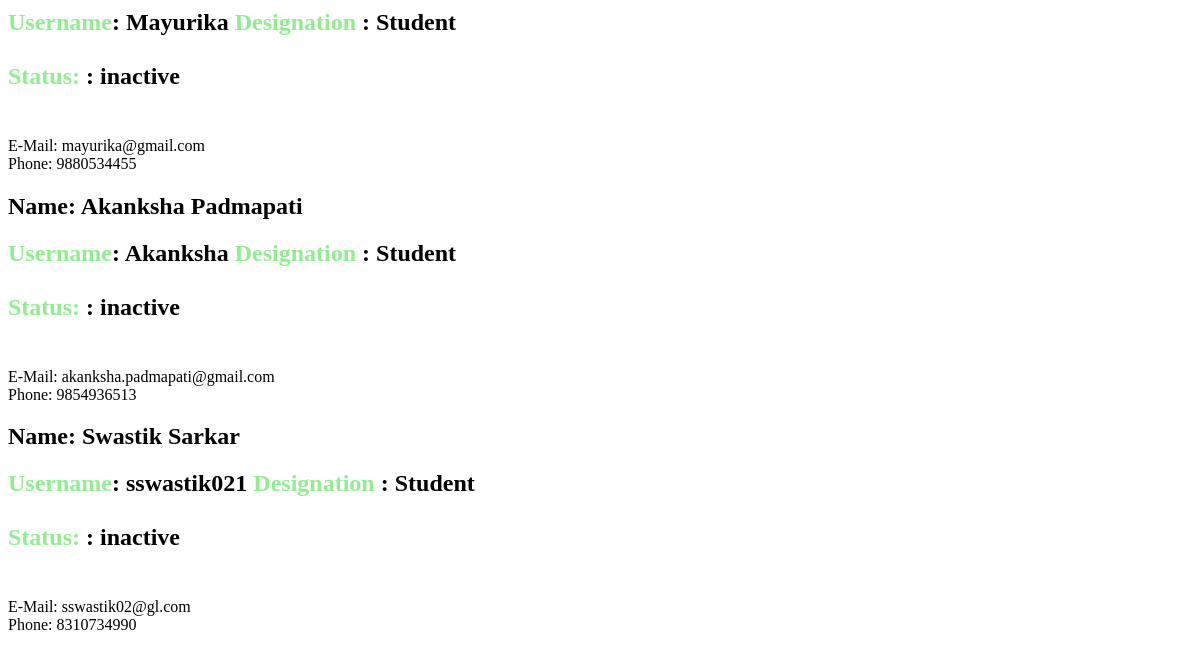
Page /list (lower part) on the earlier database version.
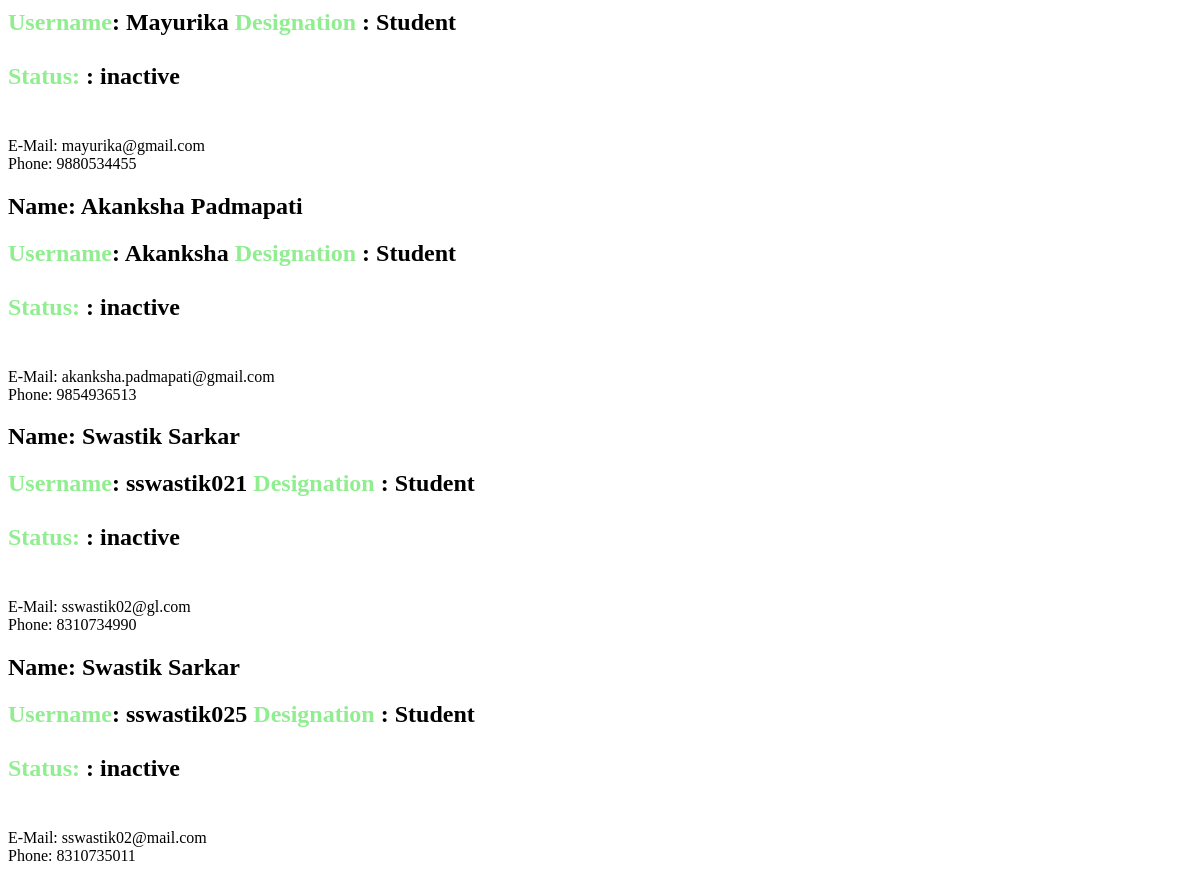
Same page on the later database version.
### member/models.py (models this page shows, shortened)
class  member (models.Model):
    first_name=models.CharField(max_length=50, help_text="First Name")
    last_name=models.CharField(max_length=50, help_text="Last Name")
    username=models.CharField(max_length=50,unique=True, help_text="Username")
    password=models.CharField(max_length=100,validators=[password_len_validator], help_text="Password")
    post=models.CharField(max_length=50,choices=post_choices,default='Student',verbose_name='Designation')
    mail=models.EmailField(max_length=100, unique=True, verbose_name="E-Mail")
    phone=models.IntegerField(validators=[phone_number_validator], unique=True, help_text="Phone No. (10 digits)")
    current=models.CharField(max_length=50,default="inactive")

### member/views.py (the view)
# urls.py: path('list', views.memberList, name="list"),
def memberList(request):
    members = member.objects.all()
    return render(request, 'memberList.html', {"members": members})

### member/templates/memberList.html (shortened to what this page needs)
 {% for member in members %}
    <h2>Name: {{member.first_name}} {{member.last_name}} <br> </h2>
    <h2><span style="color: lightgreen;">Username</span>:
        {{member.username}}
        <span style="color: lightgreen;"> Designation</span> :
         {{member.post}} <br><br>
         <span style="color: lightgreen;"> Status:</span> :
         {{member.current}} <br><br>
    </h2>
    <p>E-Mail: {{member.mail}} <br>Phone: {{member.phone}} </p>
 {% endfor %}

Differences in the rows shown:
added member: first_name "Swastik", last_name "Sarkar", username "sswastik025", post "Student", current "inactive", mail "sswastik02@mail.com", phone "8310735011"
